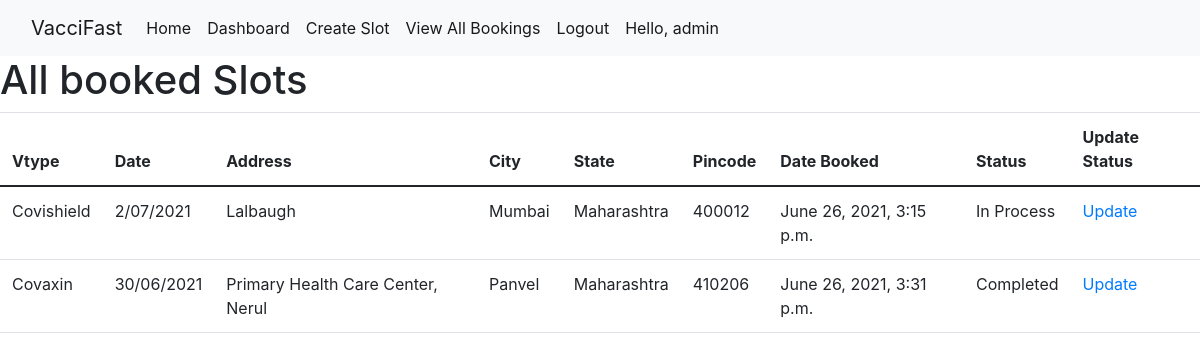
Page /adminCompletedSlot (signed in) on the committed database.
### vacciapp/models.py (models this page shows, shortened)
class Booking(models.Model):
    STATUS = (
        ('Pending','Pending'),
        ('In Process','In Process'),
        ('Completed','Completed'),
    )
    user = models.ForeignKey(User,on_delete=models.CASCADE)
    customer = models.ForeignKey(Customer, null=True, on_delete=models.SET_NULL)
    slot = models.ForeignKey(Slot, null=True, on_delete=models.SET_NULL)
    date_booked = models.DateTimeField(auto_now_add=True,null=True)
    status = models.CharField(max_length=200,null=True,choices=STATUS,default="Pending")

class Slot(models.Model):
    vtype = models.CharField(max_length=200,null=True)
    date = models.CharField(max_length=200,null=True)
    address = models.CharField(max_length=200,null=True)
    city = models.CharField(max_length=200,null=True)
    state = models.CharField(max_length=200,null=True)
    pincode = models.CharField(max_length=200,null=True)
    addMap = models.CharField(max_length=200,null=True)
    date_created = models.DateTimeField(auto_now_add=True,null=True)
    count = models.IntegerField(null=True)

### vacciapp/views.py (the view)
# urls.py: path('adminCompletedSlot',views.adminCompletedSlot,name='adminCompletedSlot'),
def adminCompletedSlot(request):
    bs = Booking.objects.all()
    context = {
        'bs' : bs,
    }
    return render(request,'vacciapp/adminCompletedSlot.html',context)

### templates/vacciapp/adminCompletedSlot.html
{% extends 'base.html' %}
{% block body %}
<h1>All booked Slots</h1>
<table class="table">
  <thead>
    <tr>
      <th scope="col">Vtype</th>
      <th scope="col">Date</th>
      <th scope="col">Address</th>
      <th scope="col">City</th>
      <th scope="col">State</th>
      <th scope="col">Pincode</th>
       <th scope="col">Date Booked</th>
        <th scope="col">Status</th>
        <th scope="col">Update Status</th>
    </tr>
  </thead>
  <tbody>
  {% for s in bs %}
    <tr>
      <td>{{s.slot.vtype}}</td>
      <td>{{s.slot.date}}</td>
      <td>{{s.slot.address}}</td>
      <td>{{s.slot.city}}</td>
      <td>{{s.slot.state}}</td>
      <td>{{s.slot.pincode}}</td>
      <td>{{s.date_booked}}</td>
      <td>{{s.status}}</td>
      <td><a href="{% url 'adminUpdateStatus' s.id %}">Update</a></td>
    </tr>
{% endfor %}
  </tbody>
</table>
{% endblock body %}

### templates/base.html (shortened to what this page needs)
{% load static %}
<!doctype html>
<html lang="en">
  <head>
    <link href="https://cdn.jsdelivr.net/npm/bootstrap@5.0.1/dist/css/bootstrap.min.css" rel="stylesheet">
<link rel="stylesheet" href="https://stackpath.bootstrapcdn.com/font-awesome/4.7.0/css/font-awesome.min.css">
<link rel="stylesheet" href="https://stackpath.bootstrapcdn.com/bootstrap/4.1.0/css/bootstrap.min.css">
  </head>
  <body>
  <nav class="navbar navbar-expand-lg navbar-light bg-light">
  <div class="container-fluid">
    <a class="navbar-brand" href="#">VacciFast</a>
    <div class="collapse navbar-collapse" id="navbarSupportedContent">
      <ul class="navbar-nav me-auto mb-2 mb-lg-0">
        <li class="nav-item">
          <a class="nav-link active" aria-current="page" href="/">Home</a>
        </li>
        {% if request.user.is_authenticated %}
        {% if request.user.is_staff %}
        <li class="nav-item">
          <a class="nav-link active" aria-current="page" href="/adminViewPincode">Dashboard</a>
        </li>
        <li class="nav-item">
          <a class="nav-link active" aria-current="page" href="/adminCreateSlot">Create Slot</a>
        </li>
        <li class="nav-item">
          <a class="nav-link active" aria-current="page" href="/adminCompletedSlot">View All Bookings</a>
        </li>
        <li class="nav-item">
          <a class="nav-link active" aria-current="page" href="/logout">Logout</a>
        </li>
        {% endif %}
       {% else %}
        <li class="nav-item">
          <a class="nav-link active" aria-current="page" href="/login">Login</a>
        </li>
        {% endif %}
        {% if request.user.is_authenticated %}
        <li class="nav-item">
          <a class="nav-link active" aria-current="page" >Hello, {{request.user}}</a>
        </li>
        {% endif %}
      </ul>
    </div>
  </div>
</nav>
    {% block body %}
    {% endblock body %}
  </body>
</html>

### rows in the picture
Booking: slot.vtype "Covishield", slot "2/07/2021", slot.address "Lalbaugh", slot.city "Mumbai", slot.state "Maharashtra", slot.pincode "400012", date_booked "June 26, 2021, 3:15 p.m.", status "In Process"
Booking: slot.vtype "Covaxin", slot "30/06/2021", slot.address "Primary Health Care Center, Nerul", slot.city "Panvel", slot.state "Maharashtra", slot.pincode "410206", date_booked "June 26, 2021, 3:31 p.m.", status "Completed"

### other values in the picture
{{ request.user }} "admin"
